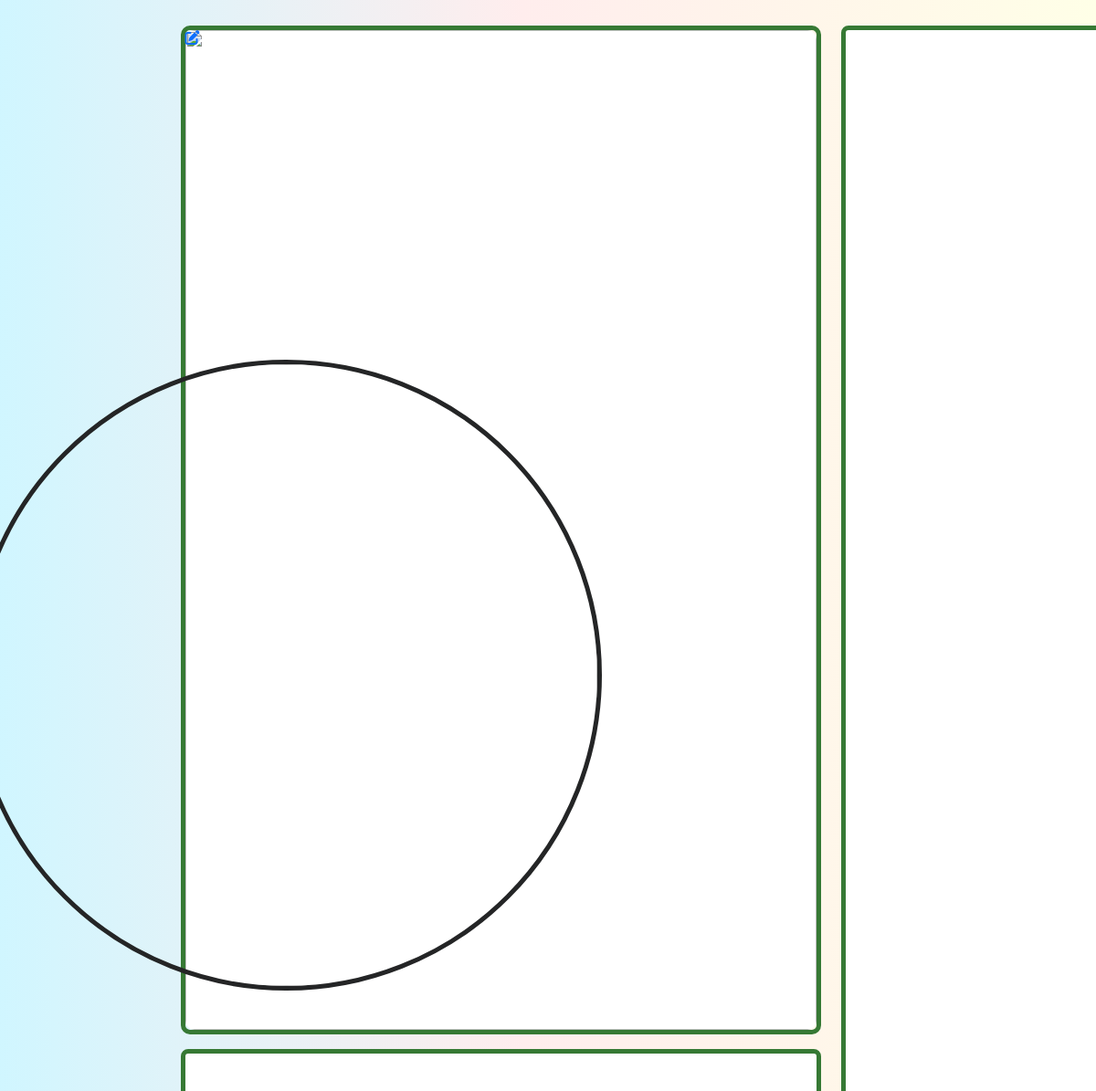
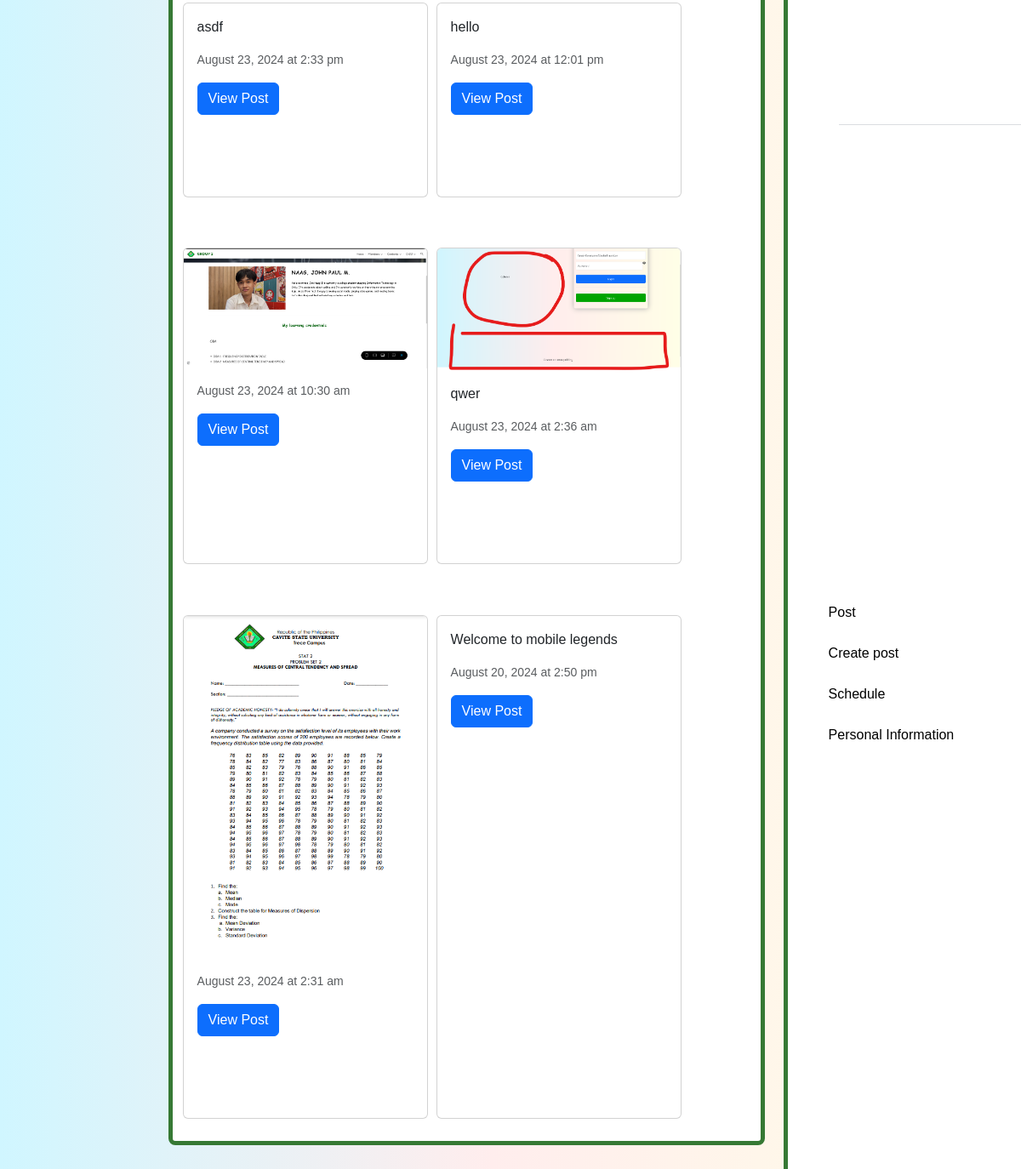
Page /users/profile.php?sideprof=50 (signed in) on the committed database (2 pictures, top to bottom).
### tables this page shows
CREATE TABLE `posts` (
  `post_id` int(11) NOT NULL,
  `user_no` int(11) DEFAULT NULL,
  `relation` varchar(10) DEFAULT NULL,
  `services` varchar(10) DEFAULT NULL,
  `caption` text DEFAULT NULL,
  `postphoto` varchar(255) DEFAULT NULL,
  `timestamp` timestamp NOT NULL DEFAULT current_timestamp()
);

### include/profileincluded/userspost.php (the view, shortened to what this page needs)
<?php
if (!empty($posts)): ?>
    <?php foreach ($posts as $post): ?>
        <?php
        $timestamp = htmlspecialchars($post['timestamp']);
        $postphoto = htmlspecialchars($post['postphoto']);
        $caption = htmlspecialchars($post['caption']);
        $dateTime = new DateTime($timestamp);
        $formattedDate = $dateTime->format('F j, Y');
        $formattedTime = $dateTime->format('g:i a');
        $hasText = !empty(trim($caption));
        $hasImage = !empty(trim($postphoto));
        ?>
        <div class="card" style="width: 18rem; margin-bottom: 1rem;">
            <?php if ($hasImage): ?>
                <img src="../include/posts_images/<?php echo htmlspecialchars($postphoto); ?>" class="card-img-top" alt="Post Image">
            <?php endif; ?>
            <div class="card-body">
                <?php if ($hasText): ?>
                    <p class="card-text"><?php echo nl2br(htmlspecialchars($caption)); ?></p>
                <?php endif; ?>
                <p class="card-text"><small class="text-muted"><?php echo htmlspecialchars($formattedDate . ' at ' . $formattedTime); ?></small></p>
                <a href="#" class="btn btn-primary">View Post</a>
            </div>
        </div>
    <?php endforeach; ?>
<?php else: ?>
    <p>No posts available.</p>
<?php endif; ?>

### users/profile.css (style rules this page uses)
body { padding: 0; margin: 0; overflow-x: hidden; font-family: Arial, Helvetica, sans-serif; background: linear-gradient(89.9deg, rgb(208, 246, 255) 0.1%, rgb(255, 237, 237) 47.9%, rgb(255, 255, 231) 100.2%); }

### users/user_operation/editdetails/editprofile.php (style rules this page uses)
.card { margin-top: 5%; }

### rows in the picture
posts: caption "asdf", timestamp "August 23, 2024 at 2:33 pm"
posts: caption "hello", timestamp "August 23, 2024 at 12:01 pm"
posts: postphoto (picture), timestamp "August 23, 2024 at 10:30 am"
posts: postphoto (picture), caption "qwer", timestamp "August 23, 2024 at 2:36 am"
posts: postphoto (picture), timestamp "August 23, 2024 at 2:31 am"
posts: caption "Welcome to mobile legends", timestamp "August 20, 2024 at 2:50 pm"
